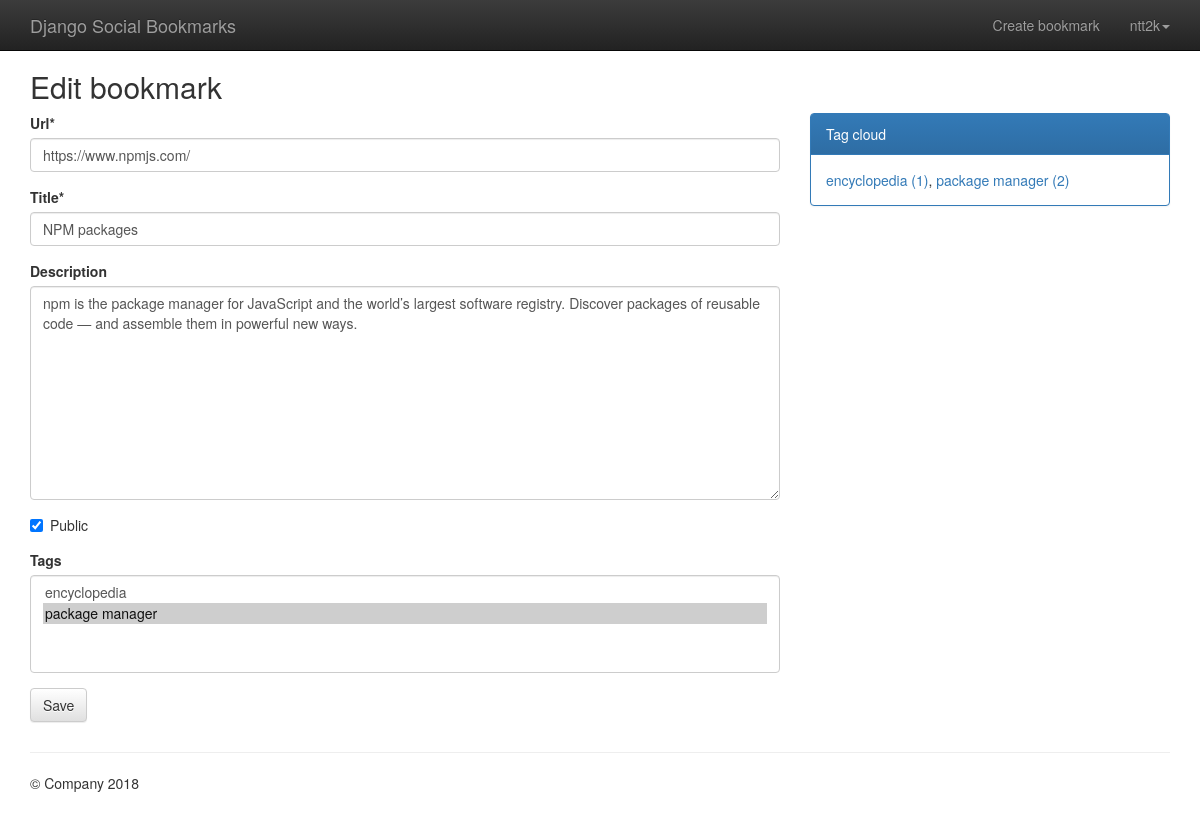
Page /edit/3/ (signed in) on the committed database.
### social_bookmarks/models.py (models this page shows, shortened)
class Bookmark(models.Model):
    url = models.URLField()
    title = models.CharField('title', max_length=255)
    description = models.TextField('description', blank=True)
    is_public = models.BooleanField('public', default=True)
    date_created = models.DateTimeField('date created')
    date_updated = models.DateTimeField('date updated')
    owner = models.ForeignKey(User, verbose_name='owner',
        related_name='bookmarks')
    tags = models.ManyToManyField(Tag, blank=True)
    objects = models.Manager()
    public = PublicBookmarkManager()
    class Meta:
        verbose_name = 'bookmark'
        verbose_name_plural = 'bookmarks'
        ordering = ['-date_created']

### social_bookmarks/views.py (the view)
# urls.py: url(r"^edit/(?P<pk>\d+)/$", bookmark_edit, name="social_bookmark_edit"),
@login_required
def bookmark_edit(request, pk):
    bookmark = get_object_or_404(Bookmark, pk=pk)
    if bookmark.owner != request.user and not request.user.is_superuser:
        raise PermissionDenied
    if request.method == "POST":
        form = BookmarkForm(instance=bookmark, data=request.POST)
        if form.is_valid():
            form.save()
            return redirect("social_bookmark_user", username=request.user.username)
    else:
        form = BookmarkForm(instance=bookmark)
    context = {"form": form, "create": False}
    return render(request, "social_bookmarks/form.html", context)

### social_bookmarks/forms.py
class BookmarkForm(ModelForm):
    class Meta:
        model = Bookmark
        exclude = ('date_created', 'date_updated', 'owner')

### social_bookmarks/models.py (called while the page is built)
    def __str__(self):
        return self.name

### social_bookmarks/templatetags/social_bookmarks_tags.py (called while the page is built)
@register.simple_tag(takes_context=True)
def tagcloud(context, owner=None):
    url = reverse("social_bookmark_list")
    filters = {"bookmark__is_public": True}
    if owner is not None:
        url = reverse("social_bookmark_user", kwargs={"username": owner.username})
        filters["bookmark__owner"] = owner
    if context["user"] == owner:
        del filters["bookmark__is_public"]
    tags = Tag.objects.filter(**filters)
    tags = tags.annotate(count=models.Count("bookmark"))
    tags = tags.order_by("name").values_list("name", "count")
    fmt = '<a href="%s?tag={0}">{0} ({1})</a>' % url
    return format_html_join(", ", fmt, tags)

### social_bookmarks/templates/social_bookmarks/form.html (shortened to what this page needs)
{% extends "base.html" %}
{% load crispy_forms_tags %}
{% block heading %}
  <h2>
    {% if create %}
      Create bookmark
    {% else %}
      Edit bookmark
    {% endif %}
  </h2>
{% endblock %}
{% block content %}
  {% if create %}
    {% url "social_bookmark_create" as action_url %}
  {% else %}
    {% url "social_bookmark_edit" pk=form.instance.pk as action_url %}
  {% endif %}
  <form action="{{ action_url }}" method="post" accept-charset="utf-8">
    {{ form|crispy }}
    <p><input type="submit" class="btn btn-default" value="Save"></p>
  </form>
{% endblock %}

### templates/toggle_login.html (shortened to what this page needs)
{% if user.is_authenticated %}
<ul class="nav navbar-nav navbar-right">
    <li><a href="{% url "social_bookmark_create" %}">Create bookmark</a></li>
    <li class="dropdown">
        <a href="#" class="dropdown-toggle" data-toggle="dropdown" role="button" aria-expanded="false">
            {{ user.username }}<span class="caret"></span>
        </a>
    </li>
</ul>
{% endif %}

### templates/base.html (style rules this page uses)
body { padding-top: 50px; padding-bottom: 20px; }

### rows in the picture
Bookmark: url "https://www.npmjs.com/", title "NPM packages", description "npm is the package manager for JavaScript and the world’s largest software registry. Discover packages of reusable code — and assemble them in powerful new ways.", is_public "☑"

### other values in the picture
{{ user.username }} "ntt2k"
